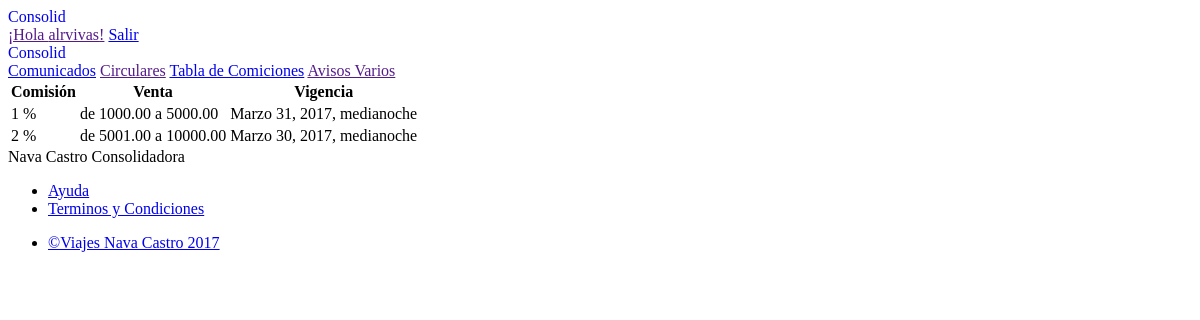
The page /comisiones/vuelos/ (signed in) on the database its author committed.
### comisiones/models.py (models this page shows, shortened)
class Comisiones(models.Model):
	empleado = models.ForeignKey(Empleado)
	tabla_comisiones = models.ForeignKey(Tabla_Comisiones)
	vigente = models.BooleanField(default=True)
	fecha_creacion = models.DateTimeField(auto_now_add=True)
	fecha_vigencia = models.DateTimeField(blank=True,null=True)
	comision = models.CharField(max_length=10)
	venta_minima = models.DecimalField(max_digits=12,decimal_places=2)
	venta_maxima = models.DecimalField(max_digits=12,decimal_places=2)
	descripcion = models.TextField(blank=True,null=True)

### comisiones/views.py (the view)
# urls.py: url(r'^(?P<tabla_slug>[-\w]+)/$',tabla_comision, name='tabla-comision'),
@login_required(login_url='/login/')
def tabla_comision(request,tabla_slug):
    page_title = "Comisiones"
    user = request.user
    tabla_comision = get_object_or_404(Tabla_Comisiones, slug=tabla_slug)
    comisiones = Comisiones.objects.filter(tabla_comisiones=tabla_comision,fecha_vigencia__gte=datetime.datetime.today())
    template ="tabla-comision.html"
    return render(request,template, locals())

### comisiones/templates/tabla-comision.html (shortened to what this page needs)
{% extends "base.html" %}
{% load static from staticfiles %}
{% block content %}
<div class="mdl-grid">
	<div class="mdl-cell mdl-cell--8-col mdl-cell--8-col-tablet mdl-cell--8-col-phone ">
		<div class="mdl-grid">
			<table class="mdl-data-table mdl-js-data-table  mdl-shadow--2dp">
				<thead>
				    <tr>
				      <th class="mdl-data-table__cell--non-numeric cantidad-text">Comisión</th>
				      <th class="mdl-data-table__cell--non-numeric">Venta</th>
				      <th>Vigencia</th>
				    </tr>
			  	</thead>
			  	<tbody class="lista-venta">
		  		{% for t in comisiones %}
			  		<tr>
			  			<td class='mdl-data-table__cell--non-numeric'>
			  				{{t.comision}}
			  			</td>
			  			<td class='mdl-data-table__cell--non-numeric'>
			  				de {{t.venta_minima}} a {{t.venta_maxima}}
			  			</td>
			  			<td >
			  				{{t.fecha_vigencia}}
			  			</td>
			  		</tr>
		  		{% endfor %}
			  	</tbody>
			</table>
		</div>
	</div>
</div>
{% endblock %}

### empleados/templates/menu-top.html (shortened to what this page needs)
<div class="mdl-layout__header-row">
		<span class="mdl-layout-title"><a class="decoratiom-none" href="{% url 'index' %}">Consolid</a></span>
  	<nav class="mdl-navigation mdl-layout--large-screen-only">
  		{% if user.is_authenticated %}
  			<a class="mdl-navigation__link" href="">¡Hola {{user.username}}!</a>
        	<a class="mdl-navigation__link" href="{% url 'logout' %}">Salir</a>
  		{% else %}
        	<a class="mdl-navigation__link" href="{% url 'login' %}">Iniciar seción</a>
        	<a class="mdl-navigation__link" href="">Crear cuenta</a>
        {% endif %}
  	</nav>
</div>

### empleados/static/css/styles.css (style rules this page uses)
a.decoratiom-none { text-decoration: none !important; }

### rows shown on the page
Comisiones: comision "1 %", venta_minima "1000.00", venta_maxima "5000.00", fecha_vigencia "Marzo 31, 2017, medianoche"
Comisiones: comision "2 %", venta_minima "5001.00", venta_maxima "10000.00", fecha_vigencia "Marzo 30, 2017, medianoche"

### other values the page prints
{{ user.username }} "alrvivas"
